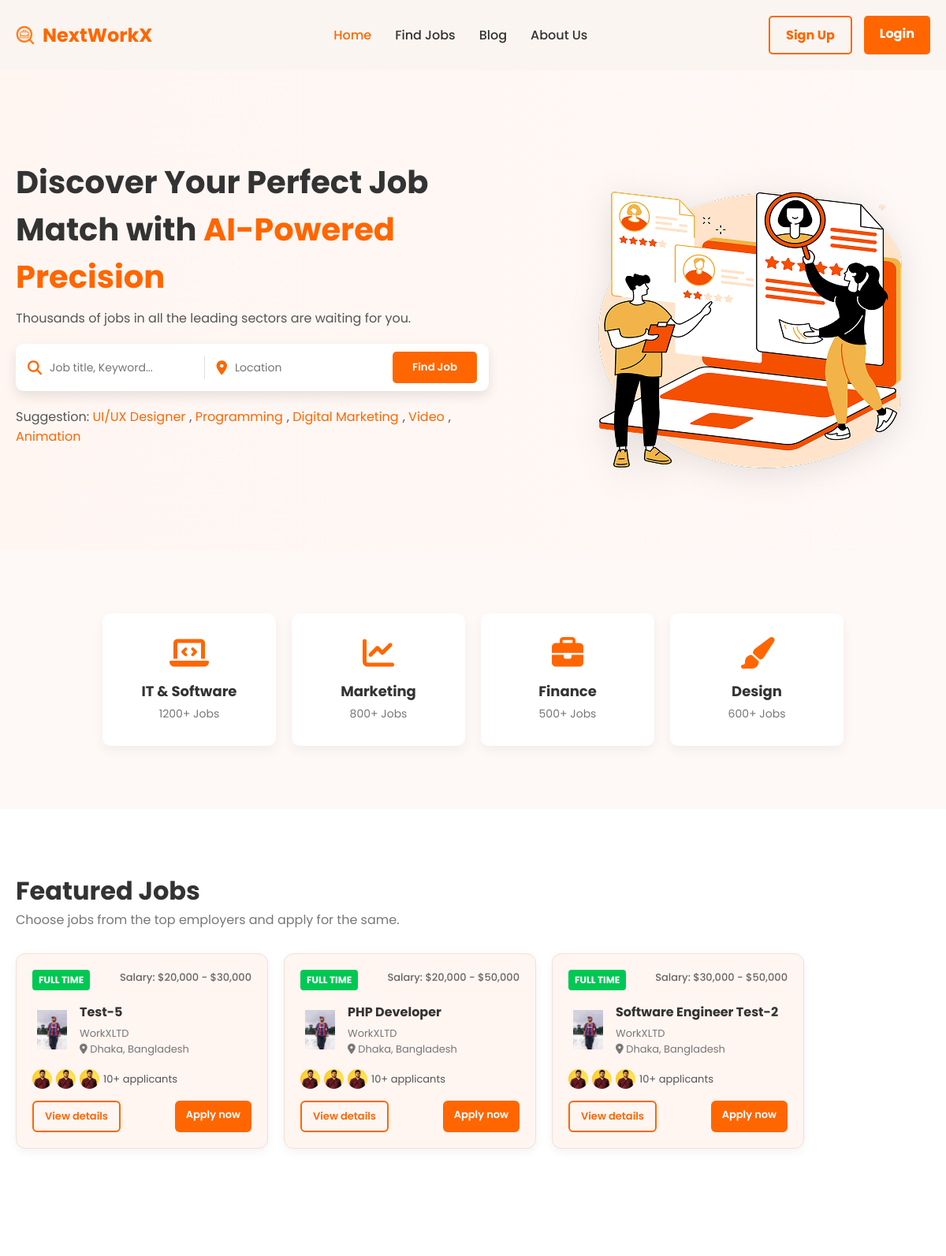
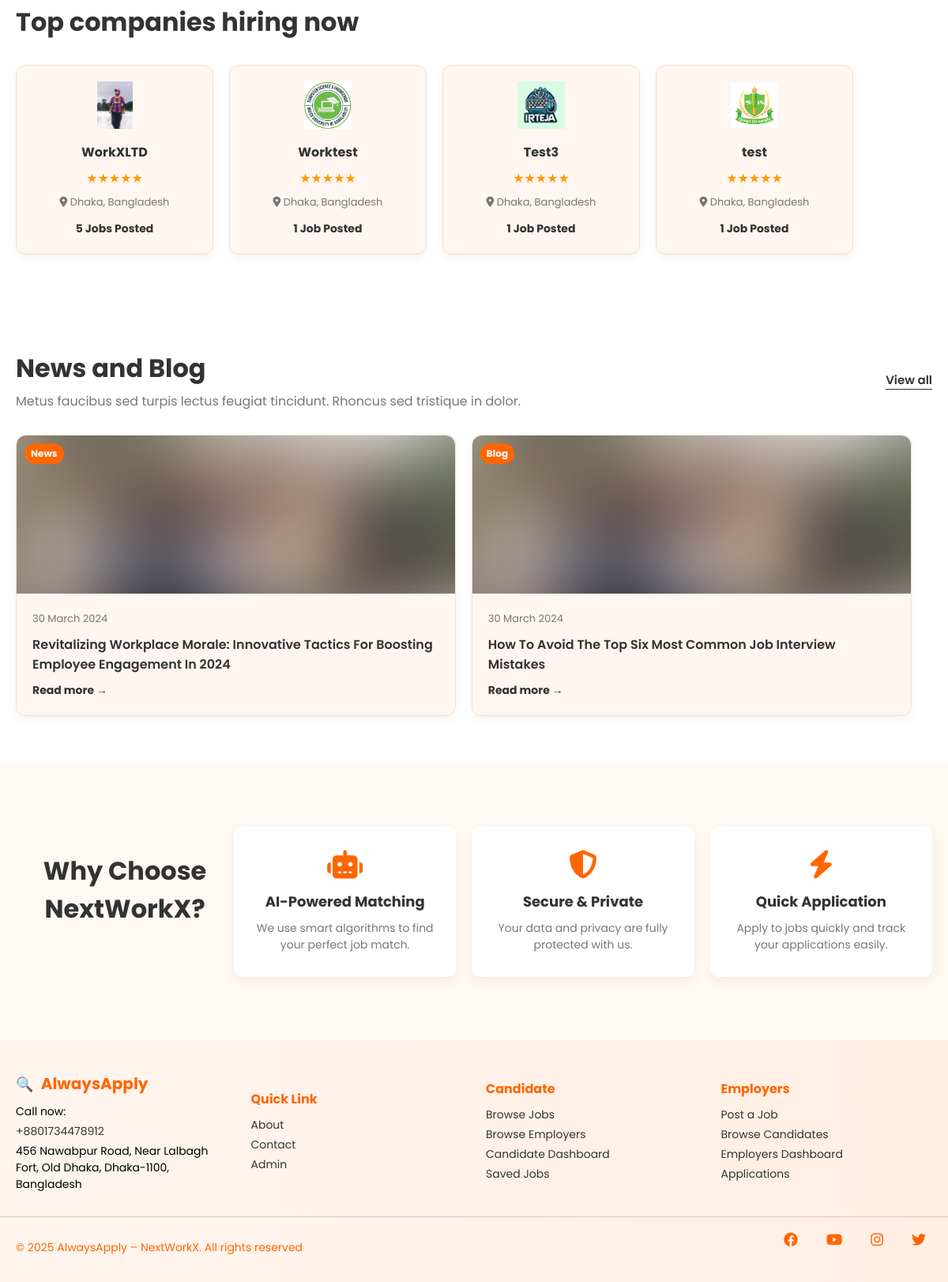
The page / on the database its author committed (2 pictures, top to bottom).
### tables this page shows
CREATE TABLE `jobs` (
  `job_id` int(11) NOT NULL,
  `recruiter_id` int(11) NOT NULL,
  `job_title` varchar(255) DEFAULT NULL,
  `tags` varchar(255) DEFAULT NULL,
  `job_role` varchar(100) DEFAULT NULL,
  `min_salary` int(11) DEFAULT NULL,
  `max_salary` int(11) DEFAULT NULL,
  `currency` varchar(10) DEFAULT 'BDT',
  `vacancies` int(11) DEFAULT 1,
  `job_level` enum('Intern','Entry','Mid','Senior','Lead') DEFAULT 'Entry',
  `country` varchar(100) DEFAULT NULL,
  `city` varchar(100) DEFAULT NULL,
  `job_description` text DEFAULT NULL,
  `skills` text DEFAULT NULL,
  `posted_on` timestamp NOT NULL DEFAULT current_timestamp(),
  `start_date` date DEFAULT NULL,
  `expire_date` date DEFAULT NULL,
  `job_type` enum('Full Time','Part Time','Remote','Freelance','Seasonal','Fixed-Price') DEFAULT NULL,
  `category` varchar(100) DEFAULT NULL
);

CREATE TABLE `company_profiles` (
  `id` int(11) NOT NULL,
  `recruiter_id` int(11) NOT NULL,
  `logo` varchar(255) DEFAULT NULL,
  `banner` varchar(255) DEFAULT NULL,
  `company_name` varchar(255) DEFAULT NULL,
  `about_us` text DEFAULT NULL,
  `org_type` varchar(100) DEFAULT NULL,
  `industry_type` varchar(100) DEFAULT NULL,
  `team_size` varchar(50) DEFAULT NULL,
  `est_year` year(4) DEFAULT NULL,
  `website` varchar(255) DEFAULT NULL,
  `company_vision` text DEFAULT NULL,
  `facebook` varchar(255) DEFAULT NULL,
  `twitter` varchar(255) DEFAULT NULL,
  `instagram` varchar(255) DEFAULT NULL,
  `youtube` varchar(255) DEFAULT NULL,
  `map_location` text DEFAULT NULL,
  `phone` varchar(20) DEFAULT NULL,
  `email` varchar(100) DEFAULT NULL,
  `completion_percentage` int(11) DEFAULT 0,
  `created_at` timestamp NOT NULL DEFAULT current_timestamp(),
  `updated_at` timestamp NOT NULL DEFAULT current_timestamp() ON UPDATE current_timestamp(),
  `progress` int(11) DEFAULT 0
);

### index.php (the view, shortened to what this page needs)
<?php include 'includes/header.php'; ?>
<section class="hero-section">
  <div class="container">
    <div class="hero-content">
      <h1>Discover Your Perfect Job Match with <span>AI-Powered Precision</span></h1>
      <p>Thousands of jobs in all the leading sectors are waiting for you.</p>
      <div class="search-bar">
        <div class="input-group">
          <span class="icon"><i class="fas fa-search"></i></span>
          <input type="text" placeholder="Job title, Keyword...">
        </div>
        <div class="input-group">
          <span class="icon"><i class="fas fa-map-marker-alt"></i></span>
          <input type="text" placeholder="Location">
        </div>
        <button type="submit">Find Job</button>
      </div>
      <p class="suggestions">Suggestion:
        <span>UI/UX Designer</span>,
        <span>Programming</span>,
        <span>Digital Marketing</span>,
        <span>Video</span>,
        <span>Animation</span>
      </p>
    </div>
    <div class="hero-image">
      <img src="assets/img/hero_img.png" alt="AI Job Match Illustration">
    </div>
  </div>
</section>
<section class="top-categories">
  <div class="container">
    <div class="categories-grid">
      <div class="category-card">
        <i class="fas fa-laptop-code"></i>
        <h3>IT & Software</h3>
        <p>1200+ Jobs</p>
      </div>
      <div class="category-card">
        <i class="fas fa-chart-line"></i>
        <h3>Marketing</h3>
        <p>800+ Jobs</p>
      </div>
      <div class="category-card">
        <i class="fas fa-briefcase"></i>
        <h3>Finance</h3>
        <p>500+ Jobs</p>
      </div>
      <div class="category-card">
        <i class="fas fa-paint-brush"></i>
        <h3>Design</h3>
        <p>600+ Jobs</p>
      </div>
    </div>
  </div>
</section>
<section class="featured-jobs-section">
  <div class="container featured-jobs-container">
    <div class="featured-jobs-heading">
      <div>
        <h2>Featured Jobs</h2>
        <p>Choose jobs from the top employers and apply for the same.</p>
      </div>
    </div>
    <div class="featured-jobs-grid">
  <?php
  include 'includes/db.php';
  $stmt = $conn->prepare("
    SELECT
      j.job_id, j.job_title, j.city, j.country, j.min_salary, j.max_salary, j.job_type,
      cp.company_name, cp.logo
    FROM jobs j
    JOIN recruiters r ON j.recruiter_id = r.user_id
    JOIN company_profiles cp ON cp.recruiter_id = r.user_id
    ORDER BY j.posted_on DESC
    LIMIT 3
  ");
  $stmt->execute();
  $jobs = $stmt->fetchAll(PDO::FETCH_ASSOC);
  foreach ($jobs as $job):
    $logo = !empty($job['logo']) ? 'uploads/company/' . $job['logo'] : 'assets/img/logo-default.jpg';
    $typeClass = strtolower(str_replace(' ', '-', $job['job_type']));
    $salary = 'Salary: $' . number_format($job['min_salary']) . ' - $' . number_format($job['max_salary']);
  ?>
    <div class="featured-job-card">
      <div class="featured-job-header">
        <span class="featured-job-type <?= $typeClass ?>">
          <?= strtoupper(htmlspecialchars($job['job_type'])) ?>
        </span>
        <span class="featured-salary"><?= $salary ?></span>
      </div>
      <div class="featured-company-info">
        <img src="<?= $logo ?>" alt="<?= htmlspecialchars($job['company_name']) ?> Logo">
        <div class="featured-company-details">
          <h3><?= htmlspecialchars($job['job_title']) ?></h3>
          <p><?= htmlspecialchars($job['company_name']) ?><br>
            <i class="fas fa-map-marker-alt"></i> <?= htmlspecialchars($job['city']) ?>, <?= htmlspecialchars($job['country']) ?>
          </p>
        </div>
      </div>
      <div class="featured-applicants">
        <img src="uploads/profile/1706601911714.jpg" alt="applicant">
        <img src="uploads/profile/1706601911714.jpg" alt="applicant">
        <img src="uploads/profile/1706601911714.jpg" alt="applicant">
        <span>10+ applicants</span>
      </div>
      <div class="featured-job-buttons">
        <a href="job_details.php?id=<?= $job['job_id'] ?>" class="featured-btn-outline">View details</a>
        <a href="job_details.php?id=<?= $job['job_id'] ?>" class="featured-btn-solid">Apply now</a>
      </div>
    </div>
  <?php endforeach; ?>
</div>
</section>
<section class="top-companies-section">
  <div class="container top-companies-container">
    <div class="top-companies-heading">
      <h2>Top companies hiring now</h2>
    </div>
    <div class="top-companies-grid">
  <?php
  include 'includes/db.php';
  $stmt = $conn->prepare("
    SELECT
      cp.company_name,
      cp.logo,
      MAX(j.city) AS city,
      MAX(j.country) AS country,
      COUNT(j.job_id) AS total_jobs
    FROM company_profiles cp
    JOIN recruiters r ON cp.recruiter_id = r.user_id
    JOIN jobs j ON j.recruiter_id = r.user_id
    GROUP BY cp.company_name, cp.logo
    ORDER BY total_jobs DESC
    LIMIT 4
  ");
  $stmt->execute();
  $companies = $stmt->fetchAll(PDO::FETCH_ASSOC);
  foreach ($companies as $company):
    $logo = !empty($company['logo']) ? 'uploads/company/' . $company['logo'] : 'assets/img/logo-default.jpg';
    $name = htmlspecialchars($company['company_name']);
    $location = htmlspecialchars($company['city']) . ', ' . htmlspecialchars($company['country']);
    $jobs = (int) $company['total_jobs'];
  ?>
    <div class="top-company-card">
      <img src="<?= $logo ?>" alt="<?= $name ?>">
      <h3><?= $name ?></h3>
      <div class="rating">★★★★★</div>
      <p><i class="fas fa-map-marker-alt"></i> <?= $location ?></p>
      <span class="open-jobs"><?= $jobs ?> Job<?= $jobs > 1 ? 's' : '' ?> Posted</span>
    </div>
  <?php endforeach; ?>
</div>
  </div>
</section>
<section class="news-blog-section">
  <div class="container news-blog-container">
    <div class="news-blog-heading">
      <div>
        <h2>News and Blog</h2>
        <p>Metus faucibus sed turpis lectus feugiat tincidunt. Rhoncus sed tristique in dolor.</p>
      </div>
      <a href="#" class="view-all-link">View all</a>
    </div>
    <div class="news-blog-grid">
      <div class="news-blog-card">
        <div class="news-blog-image">
          <span class="badge-news">News</span>
          <img src="assets/img/Img.png" alt="Blog Image 1">
        </div>
        <div class="news-blog-content">
          <small>30 March 2024</small>
          <h3>Revitalizing Workplace Morale: Innovative Tactics For Boosting Employee Engagement In 2024</h3>
          <a href="#" class="read-more">Read more →</a>
        </div>
      </div>
      <div class="news-blog-card">
        <div class="news-blog-image">
          <span class="badge-blog">Blog</span>
          <img src="assets/img/Img.png" alt="Blog Image 2">
        </div>
        <div class="news-blog-content">
          <small>30 March 2024</small>
          <h3>How To Avoid The Top Six Most Common Job Interview Mistakes</h3>
          <a href="#" class="read-more">Read more →</a>
        </div>
      </div>
    </div>
  </div>
</section>
<section class="why-choose-us">
  <div class="container">
    <h2>Why Choose NextWorkX?</h2>
    <div class="reasons-grid">
      <div class="reason-card">
        <i class="fas fa-robot"></i>
        <h3>AI-Powered Matching</h3>
        <p>We use smart algorithms to find your perfect job match.</p>
      </div>
      <div class="reason-card">
        <i class="fas fa-shield-alt"></i>
        <h3>Secure & Private</h3>
        <p>Your data and privacy are fully protected with us.</p>
      </div>
      <div class="reason-card">
        <i class="fas fa-bolt"></i>
        <h3>Quick Application</h3>
        <p>Apply to jobs quickly and track your applications easily.</p>
      </div>
    </div>
  </div>
</section>
<?php include 'includes/footer.php'; ?>

### includes/header.php (shortened to what this page needs)
<?php
$current_page = basename($_SERVER['PHP_SELF']);
?>
<!DOCTYPE html>
<html lang="en">
<head>
  <link rel="stylesheet" href="assets/css/style.css">
  <link rel="stylesheet" href="https://cdnjs.cloudflare.com/ajax/libs/font-awesome/6.4.0/css/all.min.css">
  <link rel="stylesheet" href="assets/css/loginstyle.css">
</head>
<body>
  <header class="site-header">
    <div class="container">
      <div class="logo">
        <img src="assets/img/logo.png" alt="NextWorkX Logo">
        <span>NextWorkX</span>
      </div>
      <nav class="nav-menu">
        <a href="index.php" class="<?= ($current_page == 'index.php') ? 'active' : '' ?>">Home</a>
        <a href="job_finds.php" class="<?= ($current_page == 'job_finds.php') ? 'active' : '' ?>">Find Jobs</a>
        <a href="blog.php" class="<?= ($current_page == 'blog.php') ? 'active' : '' ?>">Blog</a>
        <a href="aboutus.php" class="<?= ($current_page == 'aboutus.php') ? 'active' : '' ?>">About Us</a>
      </nav>
      <div class="auth-buttons">
        <a href="register.php" class="btn-outline">Sign Up</a>
        <a href="login.php" class="btn-solid">Login</a>
      </div>
    </div>
  </header>

### includes/footer.php
<footer class="site-footer">
  <div class="container">
    <div class="footer-section company-info">
      <h2><span class="logo-icon">🔍</span> AlwaysApply</h2>
      <p>Call now: <a href="tel:+8801734478912">+8801734478912</a></p>
      <p>456 Nawabpur Road, Near Lalbagh Fort, Old Dhaka, Dhaka-1100, Bangladesh</p>
    </div>
    <div class="footer-section">
      <h3>Quick Link</h3>
      <a href="#">About</a>
      <a href="#">Contact</a>
      <a href="#">Admin</a>
    </div>
    <div class="footer-section">
      <h3>Candidate</h3>
      <a href="#">Browse Jobs</a>
      <a href="#">Browse Employers</a>
      <a href="#">Candidate Dashboard</a>
      <a href="#">Saved Jobs</a>
    </div>
    <div class="footer-section">
      <h3>Employers</h3>
      <a href="#">Post a Job</a>
      <a href="#">Browse Candidates</a>
      <a href="#">Employers Dashboard</a>
      <a href="#">Applications</a>
    </div>
  </div>
  <div class="footer-bottom">
    <p>© 2025 AlwaysApply – NextWorkX. All rights reserved</p>
    <div class="social-icons">
      <a href="#"><i class="fab fa-facebook"></i></a>
      <a href="#"><i class="fab fa-youtube"></i></a>
      <a href="#"><i class="fab fa-instagram"></i></a>
      <a href="#"><i class="fab fa-twitter"></i></a>
    </div>
  </div>
</footer>

### assets/css/loginstyle.css (style rules this page uses)
.social-icons { display: flex; justify-content: center; gap: 20px; margin-bottom: 20px; }
.social-icons { display: flex; justify-content: center; gap: 20px; }

### rows shown on the page
jobs: job_type "FULL TIME", salary "Salary: $20,000 - $30,000", company_profiles.logo (picture), job_title "Test-5", company_profiles.company_name "WorkXLTD", city "Dhaka", country "Bangladesh"
jobs: job_type "FULL TIME", salary "Salary: $20,000 - $50,000", company_profiles.logo (picture), job_title "PHP Developer", company_profiles.company_name "WorkXLTD", city "Dhaka", country "Bangladesh"
jobs: job_type "FULL TIME", salary "Salary: $30,000 - $50,000", company_profiles.logo (picture), job_title "Software Engineer Test-2", company_profiles.company_name "WorkXLTD", city "Dhaka", country "Bangladesh"

### other values the page prints
$name "WorkXLTD"
$location "Dhaka, Bangladesh"
$jobs "5"
$name "Worktest"
$jobs "1"
$name "Test3"
$name "test"
